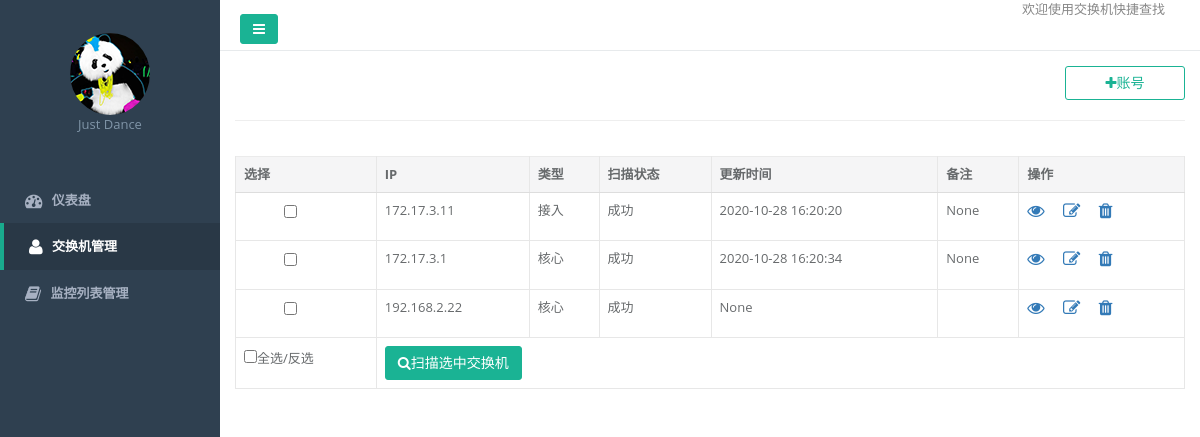
The page /switch/ on the database as committed earlier.
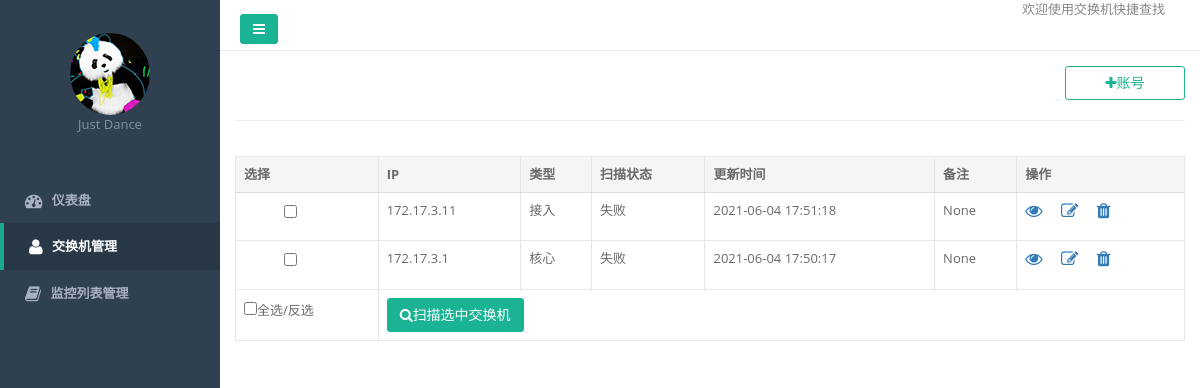
The same page on the database as committed later.
### common/models/Sw.py (models this page shows)
class Sw(db.Model):
    __tablename__ = 'Sw'
    id = db.Column(db.Integer, primary_key=True)
    ipaddr = db.Column(db.Text)
    user = db.Column(db.Text)
    passwd = db.Column(db.Text)
    iscore = db.Column(db.Integer, default=0)
    status = db.Column(db.Integer, default=0)
    update_time = db.Column(db.Text)
    create_time = db.Column(db.Text)
    note = db.Column(db.Text)
    @property
    def iscore_desc(self):
        iscore_mapping = {
            "1": "核心",
            "0": "接入",
        }
        return iscore_mapping[str(self.iscore)]
    @property
    def status_desc(self):
        status_mapping = {
            "1": "失败",
            "0": "成功",
        }
        return status_mapping[str(self.status)]

### web/switch/index.py (the view)
@route_sw.route('/')
def index():
    resp_data = {}
    sw_info = Sw.query.all()
    resp_data['info'] = sw_info
    return ops_render('switch/index.html', resp_data)

### common/Helper.py (called while the page is built)
def ops_render(template, context={}):
    return render_template(template, **context)

### common/UrlManager.py (called while the page is built)
    @staticmethod
    def buildUrl(path):
        return path

    @staticmethod
    def buildStaticUrl(path):
        ver = "%s" % (int(time.time()))
        path = "/static" + path + "?ver=" + ver
        return UrlManager.buildUrl(path)

### web/templates/switch/index.html (shortened to what this page needs)
{% extends "common/layout_main.html" %}
{% block content %}
    <div class="form-group">
    <div class="form-horizontal m-t m-b">
    <div class="row">
        <div class="col-lg-12">
            <a class="btn btn-w-m btn-outline btn-primary pull-right"
               href="{{ buildUrl('/switch/set') }}">
                <i class="fa fa-plus"></i>账号
            </a>
        </div>
    </div>
    <hr>
    <div class="row">
        <div class="col-lg-12">
            <form class="form-inline wrap_search">
                <table class="table table-bordered m-t">
                    <thead>
                    <tr>
                        <th>选择</th>
                        <th>IP</th>
                        <th>类型</th>
                        <th>扫描状态</th>
                        <th>更新时间</th>
                        <th>备注</th>
                        <th>操作</th>
                    </tr>
                    </thead>
                    {% if info %}
                        {% for item in info %}
                            <tr>
                                <td>
                                    <ul id="list"><input type="checkbox" name="selectFlag" value="{{ item.id }}"></ul>
                                </td>
                                <td>{{ item.ipaddr }}</td>
                                <td>{{ item.iscore_desc }}</td>
                                <td>{{ item.status_desc }}</td>
                                <td>{{ item.update_time }}</td>
                                <td>{{ item.note }}</td>
                                <td>
                                    <a href="{{ buildUrl('/switch/info') }}?id={{ item.id }}">
                                        <i class="fa fa-eye fa-lg"></i>
                                    </a>
                                    <a class="m-l" href="{{ buildUrl('/switch/set') }}?id={{ item.id }}">
                                        <i class="fa fa-edit fa-lg"></i>
                                    </a>
                                    <a class="m-l remove" href="javascript:void(0);" data="{{ item.id }}">
                                        <i class="fa fa-trash fa-lg"></i>
                                    </a>
                                </td>
                            </tr>
                        {% endfor %}
                        <tr>
                            <td>
                                <input type="checkbox" id="allAndNotAll"/>全选/反选
                            </td>
                            <td colspan="6">
                                <button type="button" class="btn  btn-primary scan" id="getValue">
                                    <i class="fa fa-search"></i>扫描选中交换机
                                </button>
                            </td>
                        </tr>
                    {% else %}
                        <tr>
                            <td colspan="7">暂无数据</td>
                        </tr>
                    {% endif %}
                </table>
            </form>
        </div>
    </div>
{% endblock %}

Rows that differ between the two databases and show on the page:
removed Sw: ipaddr "192.168.2.22", iscore_desc "核心", status_desc "成功", update_time "None"
changed Sw "接入": status_desc "成功" → "失败"; update_time "2020-10-28 16:20:20" → "2021-06-04 17:51:18"
changed Sw "核心": status_desc "成功" → "失败"; update_time "2020-10-28 16:20:34" → "2021-06-04 17:50:17"
